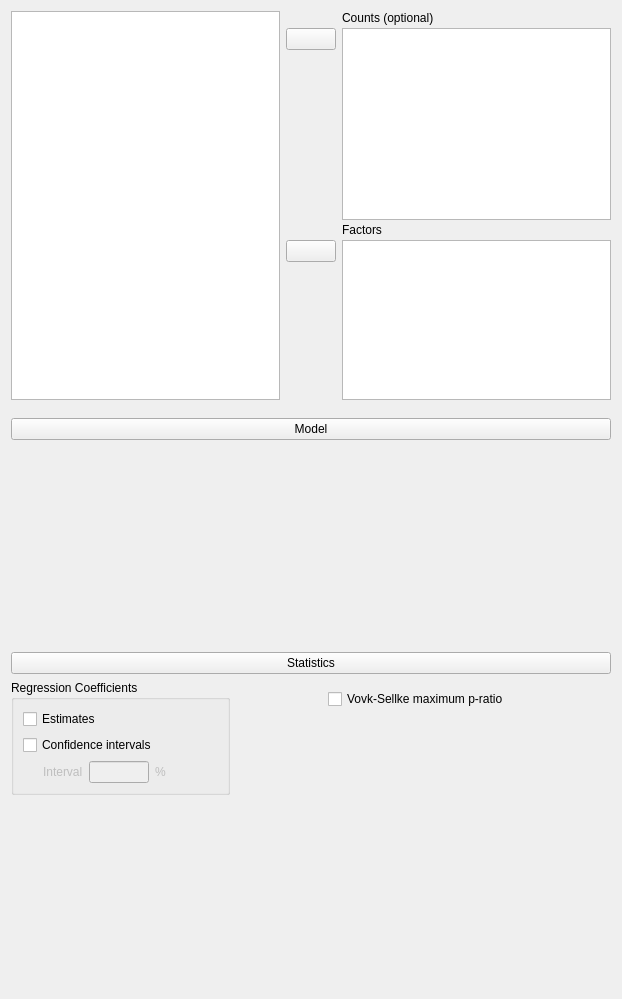
<?xml version="1.0" encoding="UTF-8"?>
<ui version="4.0">
 <class>RegressionLogLinearForm</class>
 <widget class="QWidget" name="RegressionLogLinearForm">
  <property name="geometry">
   <rect>
    <x>0</x>
    <y>0</y>
    <width>622</width>
    <height>999</height>
   </rect>
  </property>
  <property name="sizePolicy">
   <sizepolicy hsizetype="Fixed" vsizetype="Preferred">
    <horstretch>0</horstretch>
    <verstretch>0</verstretch>
   </sizepolicy>
  </property>
  <property name="windowTitle">
   <string>Form</string>
  </property>
  <layout class="QGridLayout" name="gridLayout_2">
   <property name="verticalSpacing">
    <number>0</number>
   </property>
   <item row="0" column="0">
    <widget class="QWidget" name="topWidget" native="true">
     <property name="sizePolicy">
      <sizepolicy hsizetype="Preferred" vsizetype="Fixed">
       <horstretch>0</horstretch>
       <verstretch>0</verstretch>
      </sizepolicy>
     </property>
     <layout class="QGridLayout" name="gridLayout">
      <property name="leftMargin">
       <number>0</number>
      </property>
      <property name="topMargin">
       <number>0</number>
      </property>
      <property name="rightMargin">
       <number>0</number>
      </property>
      <property name="verticalSpacing">
       <number>3</number>
      </property>
      <item row="0" column="0" rowspan="6">
       <widget class="AvailableFieldsListView" name="listAvailableFields">
        <property name="sizePolicy">
         <sizepolicy hsizetype="Expanding" vsizetype="Preferred">
          <horstretch>0</horstretch>
          <verstretch>0</verstretch>
         </sizepolicy>
        </property>
        <property name="selectionMode">
         <enum>QAbstractItemView::ExtendedSelection</enum>
        </property>
       </widget>
      </item>
      <item row="1" column="2" rowspan="2">
       <widget class="boundSingleItemView" name="counts">
        <property name="sizePolicy">
         <sizepolicy hsizetype="Expanding" vsizetype="Fixed">
          <horstretch>0</horstretch>
          <verstretch>0</verstretch>
         </sizepolicy>
        </property>
        <property name="minimumSize">
         <size>
          <width>0</width>
          <height>0</height>
         </size>
        </property>
        <property name="maximumSize">
         <size>
          <width>16777215</width>
          <height>16777215</height>
         </size>
        </property>
        <property name="selectionMode">
         <enum>QAbstractItemView::ExtendedSelection</enum>
        </property>
       </widget>
      </item>
      <item row="0" column="2">
       <widget class="QLabel" name="label_3">
        <property name="text">
         <string>Counts (optional)</string>
        </property>
       </widget>
      </item>
      <item row="1" column="1">
       <widget class="AssignButton" name="buttonAssignCounts">
        <property name="sizePolicy">
         <sizepolicy hsizetype="Fixed" vsizetype="Fixed">
          <horstretch>0</horstretch>
          <verstretch>0</verstretch>
         </sizepolicy>
        </property>
        <property name="minimumSize">
         <size>
          <width>50</width>
          <height>0</height>
         </size>
        </property>
        <property name="maximumSize">
         <size>
          <width>50</width>
          <height>16777215</height>
         </size>
        </property>
        <property name="text">
         <string/>
        </property>
       </widget>
      </item>
      <item row="3" column="2">
       <widget class="QLabel" name="label_4">
        <property name="text">
         <string>Factors</string>
        </property>
       </widget>
      </item>
      <item row="0" column="1">
       <widget class="QWidget" name="widget_9" native="true"/>
      </item>
      <item row="4" column="1">
       <widget class="AssignButton" name="buttonAssignFactors">
        <property name="sizePolicy">
         <sizepolicy hsizetype="Fixed" vsizetype="Fixed">
          <horstretch>0</horstretch>
          <verstretch>0</verstretch>
         </sizepolicy>
        </property>
        <property name="minimumSize">
         <size>
          <width>50</width>
          <height>0</height>
         </size>
        </property>
        <property name="maximumSize">
         <size>
          <width>50</width>
          <height>16777215</height>
         </size>
        </property>
        <property name="text">
         <string/>
        </property>
       </widget>
      </item>
      <item row="4" column="2" rowspan="2">
       <widget class="BoundListView" name="factors">
        <property name="sizePolicy">
         <sizepolicy hsizetype="Expanding" vsizetype="Fixed">
          <horstretch>0</horstretch>
          <verstretch>0</verstretch>
         </sizepolicy>
        </property>
        <property name="minimumSize">
         <size>
          <width>0</width>
          <height>160</height>
         </size>
        </property>
        <property name="maximumSize">
         <size>
          <width>16777215</width>
          <height>160</height>
         </size>
        </property>
        <property name="editTriggers">
         <set>QAbstractItemView::AllEditTriggers</set>
        </property>
        <property name="selectionMode">
         <enum>QAbstractItemView::ExtendedSelection</enum>
        </property>
       </widget>
      </item>
      <item row="5" column="1">
       <spacer name="verticalSpacer_3">
        <property name="orientation">
         <enum>Qt::Vertical</enum>
        </property>
        <property name="sizeHint" stdset="0">
         <size>
          <width>20</width>
          <height>84</height>
         </size>
        </property>
       </spacer>
      </item>
     </layout>
    </widget>
   </item>
   <item row="1" column="0">
    <widget class="QWidget" name="modelContainer" native="true">
     <property name="sizePolicy">
      <sizepolicy hsizetype="Preferred" vsizetype="Preferred">
       <horstretch>0</horstretch>
       <verstretch>0</verstretch>
      </sizepolicy>
     </property>
     <layout class="QGridLayout" name="gridLayout_5">
      <property name="leftMargin">
       <number>0</number>
      </property>
      <property name="rightMargin">
       <number>0</number>
      </property>
      <property name="bottomMargin">
       <number>3</number>
      </property>
      <item row="0" column="0">
       <widget class="ExpanderButton" name="expanderModel">
        <property name="text">
         <string>Model</string>
        </property>
       </widget>
      </item>
      <item row="1" column="0">
       <widget class="AnovaModelWidget" name="modelTerms" native="true">
        <property name="sizePolicy">
         <sizepolicy hsizetype="Expanding" vsizetype="Preferred">
          <horstretch>0</horstretch>
          <verstretch>0</verstretch>
         </sizepolicy>
        </property>
        <property name="minimumSize">
         <size>
          <width>0</width>
          <height>200</height>
         </size>
        </property>
       </widget>
      </item>
     </layout>
    </widget>
   </item>
   <item row="2" column="0">
    <widget class="QWidget" name="widget_7" native="true">
     <layout class="QGridLayout" name="gridLayout_16">
      <property name="leftMargin">
       <number>0</number>
      </property>
      <property name="topMargin">
       <number>3</number>
      </property>
      <property name="rightMargin">
       <number>0</number>
      </property>
      <property name="bottomMargin">
       <number>3</number>
      </property>
      <item row="0" column="0">
       <widget class="ExpanderButton" name="pushButton">
        <property name="text">
         <string>Statistics</string>
        </property>
       </widget>
      </item>
      <item row="1" column="0">
       <widget class="QWidget" name="panelStatistics" native="true">
        <layout class="QGridLayout" name="gridLayout_11">
         <property name="leftMargin">
          <number>0</number>
         </property>
         <property name="topMargin">
          <number>0</number>
         </property>
         <property name="bottomMargin">
          <number>3</number>
         </property>
         <item row="0" column="1" rowspan="2">
          <widget class="QWidget" name="widget_20" native="true">
           <property name="sizePolicy">
            <sizepolicy hsizetype="Preferred" vsizetype="Preferred">
             <horstretch>1</horstretch>
             <verstretch>0</verstretch>
            </sizepolicy>
           </property>
           <layout class="QGridLayout" name="gridLayout_3">
            <item row="0" column="0">
             <widget class="BoundCheckBox" name="VovkSellkeMPR">
              <property name="sizePolicy">
               <sizepolicy hsizetype="Fixed" vsizetype="Fixed">
                <horstretch>0</horstretch>
                <verstretch>0</verstretch>
               </sizepolicy>
              </property>
              <property name="text">
               <string>Vovk-Sellke maximum p-ratio</string>
              </property>
             </widget>
            </item>
            <item row="1" column="0">
             <spacer name="verticalSpacer_2">
              <property name="orientation">
               <enum>Qt::Vertical</enum>
              </property>
              <property name="sizeHint" stdset="0">
               <size>
                <width>20</width>
                <height>40</height>
               </size>
              </property>
             </spacer>
            </item>
           </layout>
          </widget>
         </item>
         <item row="0" column="0">
          <widget class="GroupBox" name="groupBox">
           <property name="title">
            <string>Regression Coefficients</string>
           </property>
           <layout class="QGridLayout" name="gridLayout_51">
            <item row="2" column="0">
             <widget class="QWidget" name="panelConfidenceInterval" native="true">
              <property name="enabled">
               <bool>false</bool>
              </property>
              <layout class="QGridLayout" name="gridLayout_18">
               <property name="leftMargin">
                <number>20</number>
               </property>
               <property name="topMargin">
                <number>0</number>
               </property>
               <property name="rightMargin">
                <number>0</number>
               </property>
               <property name="bottomMargin">
                <number>0</number>
               </property>
               <item row="0" column="0">
                <widget class="QLabel" name="label">
                 <property name="text">
                  <string>Interval</string>
                 </property>
                </widget>
               </item>
               <item row="0" column="1">
                <widget class="BoundTextBox" name="regressionCoefficientsConfidenceIntervalsInterval">
                 <property name="maximumSize">
                  <size>
                   <width>60</width>
                   <height>16777215</height>
                  </size>
                 </property>
                </widget>
               </item>
               <item row="0" column="2">
                <widget class="QLabel" name="label_2">
                 <property name="text">
                  <string>%</string>
                 </property>
                </widget>
               </item>
              </layout>
             </widget>
            </item>
            <item row="1" column="0" colspan="3">
             <widget class="BoundCheckBox" name="regressionCoefficientsConfidenceIntervals">
              <property name="text">
               <string>Confidence intervals</string>
              </property>
             </widget>
            </item>
            <item row="0" column="0" colspan="2">
             <widget class="BoundCheckBox" name="regressionCoefficientsEstimates">
              <property name="text">
               <string>Estimates</string>
              </property>
             </widget>
            </item>
            <item row="2" column="1">
             <spacer name="horizontalSpacer">
              <property name="orientation">
               <enum>Qt::Horizontal</enum>
              </property>
              <property name="sizeHint" stdset="0">
               <size>
                <width>40</width>
                <height>20</height>
               </size>
              </property>
             </spacer>
            </item>
           </layout>
          </widget>
         </item>
        </layout>
       </widget>
      </item>
     </layout>
    </widget>
   </item>
   <item row="3" column="0">
    <spacer name="verticalSpacer">
     <property name="orientation">
      <enum>Qt::Vertical</enum>
     </property>
     <property name="sizeHint" stdset="0">
      <size>
       <width>20</width>
       <height>40</height>
      </size>
     </property>
    </spacer>
   </item>
  </layout>
 </widget>
 <customwidgets>
  <customwidget>
   <class>AssignButton</class>
   <extends>QPushButton</extends>
   <header>widgets/assignbutton.h</header>
  </customwidget>
  <customwidget>
   <class>AvailableFieldsListView</class>
   <extends>QListView</extends>
   <header>widgets/availablefieldslistview.h</header>
  </customwidget>
  <customwidget>
   <class>GroupBox</class>
   <extends>QGroupBox</extends>
   <header>widgets/groupbox.h</header>
   <container>1</container>
  </customwidget>
  <customwidget>
   <class>BoundTextBox</class>
   <extends>QLineEdit</extends>
   <header>widgets/boundtextbox.h</header>
  </customwidget>
  <customwidget>
   <class>ExpanderButton</class>
   <extends>QPushButton</extends>
   <header>widgets/expanderbutton.h</header>
  </customwidget>
  <customwidget>
   <class>BoundCheckBox</class>
   <extends>QCheckBox</extends>
   <header>widgets/boundcheckbox.h</header>
  </customwidget>
  <customwidget>
   <class>boundSingleItemView</class>
   <extends>QListView</extends>
   <header>widgets/boundsingleitemview.h</header>
  </customwidget>
  <customwidget>
   <class>BoundListView</class>
   <extends>QListView</extends>
   <header>widgets/boundlistview.h</header>
  </customwidget>
  <customwidget>
   <class>AnovaModelWidget</class>
   <extends>QWidget</extends>
   <header>widgets/anovamodelwidget.h</header>
   <container>1</container>
  </customwidget>
 </customwidgets>
 <tabstops>
  <tabstop>listAvailableFields</tabstop>
  <tabstop>buttonAssignCounts</tabstop>
  <tabstop>counts</tabstop>
  <tabstop>buttonAssignFactors</tabstop>
  <tabstop>factors</tabstop>
  <tabstop>expanderModel</tabstop>
  <tabstop>pushButton</tabstop>
  <tabstop>regressionCoefficientsEstimates</tabstop>
  <tabstop>regressionCoefficientsConfidenceIntervals</tabstop>
  <tabstop>regressionCoefficientsConfidenceIntervalsInterval</tabstop>
  <tabstop>VovkSellkeMPR</tabstop>
 </tabstops>
 <resources/>
 <connections>
  <connection>
   <sender>regressionCoefficientsConfidenceIntervals</sender>
   <signal>toggled(bool)</signal>
   <receiver>panelConfidenceInterval</receiver>
   <slot>setEnabled(bool)</slot>
   <hints>
    <hint type="sourcelabel">
     <x>112</x>
     <y>608</y>
    </hint>
    <hint type="destinationlabel">
     <x>103</x>
     <y>637</y>
    </hint>
   </hints>
  </connection>
 </connections>
</ui>
